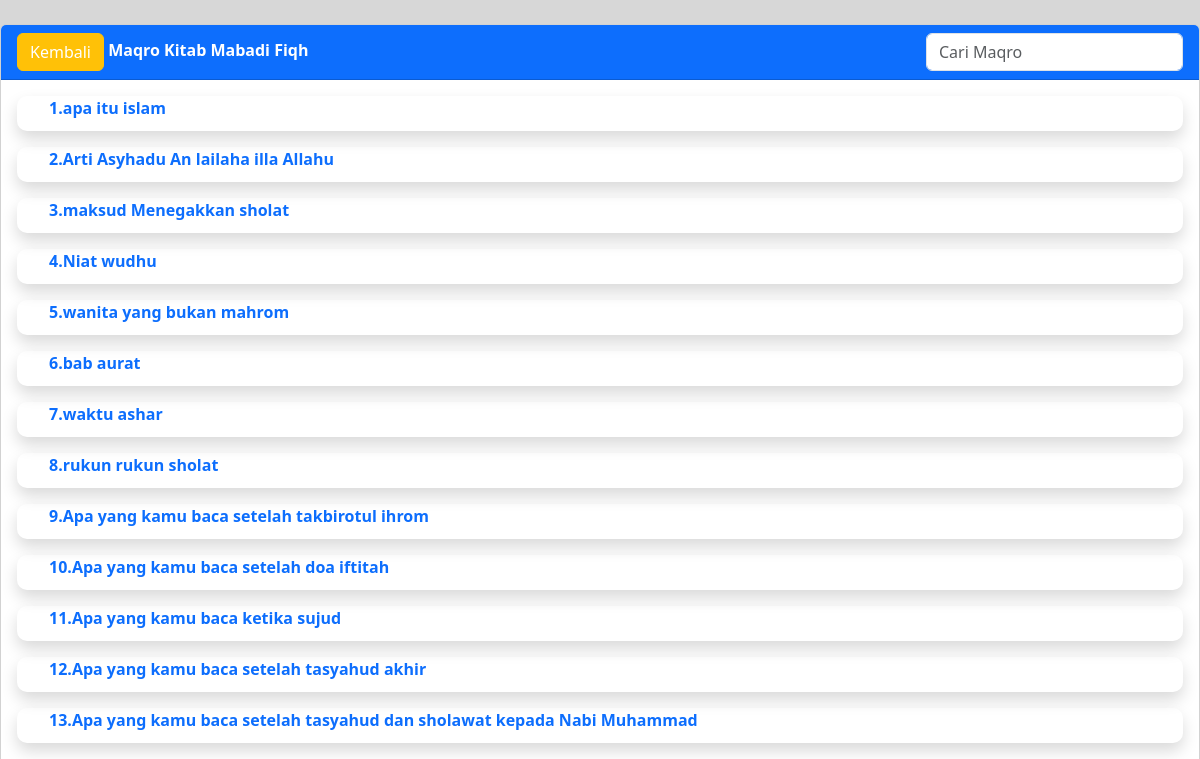
Screenshot of /kitab_ac?ertd=1 with the database file from the repository.
### tables this page shows
CREATE TABLE `ertd` (
  `id` int(11) NOT NULL,
  `bab` varchar(225) NOT NULL,
  `maqro` varchar(128) NOT NULL,
  `kitab` int(11) NOT NULL
);

### kitab_ac.php (the view, shortened to what this page needs)
<?php include 'head.php'; error_reporting(0);
		 if ($_GET['ertd'] === '1') {
				  	$kitabs = "Mabadi Fiqh";
				  	$id_kitab = 'mabadi_fiqh';
				  }elseif ($_GET['ertd'] === '2') {
				  	$kitabs = "Fathul Qorib";
				  	$id_kitab = 'qorib';
				  	$kate = "Remaja";
				  }elseif ($_GET['ertd'] === '3') {
				  	$kitabs = "Matan Jurmiyah";
				  	$id_kitab = 'jurmiyah';
				  	$kate = "Umum";
				  } ?>
<br />
<div>
	<div class="card">
		<div class="card-header bg-primary text-white">
			 <a href="./" class="btn btn-warning text-white">Kembali</a> <b>Maqro Kitab <?= $kitabs ?></b><span style="float: right;"><input type="text"  class="form-control w-100" placeholder="Cari Maqro" name="" autofocus=""u></span>
		</div>
		<div class="card-body">
			<?php
			$kiya = mysqli_query($conn, "SELECT * FROM ertd WHERE kitab = '$_GET[ertd]'");
			$i = 1;
			while ($k = mysqli_fetch_array($kiya)) {
			 if ($k['kitab'] === '1') {
				  	$id_kitab = 'mabadi_fiqh';
				  }elseif ($k['kitab'] === '2') {
				  	$kitabs = "Fathul Qorib";
				  	$id_kitab = 'qorib';
				  	$kate = "Remaja";
				  }elseif ($k['kitab'] === '3') {
				  	$kitabs = "Matan Jurmiyah";
				  	$id_kitab = 'jurmiyah';
				  	$kate = "Umum";
				  } ?>
			<a href="kitab?source=<?= $id_kitab ?>&source_id=<?= $k['kitab'] ?>&id=<?= $k['maqro'] ?>" class="link" style="text-decoration: none;"><ul class="shadow" style="border-radius: 10px;height: 35px">
				<li style="list-style: none;font-weight: bold;align-items: center;"><?= $i++ .".". $k['bab'] ?></li>
			</ul></a><?php } ?>

### head.php (shortened to what this page needs)
<!doctype html>
<html lang="en">
  <head>
<link href="assets/dist/css/bootstrap.min.css" rel="stylesheet">
    <link href="checkout.css" rel="stylesheet">
  </head>
  <body style="background-color: #d7d7d7">

### rows the page displays
ertd: bab "apa itu islam"
ertd: bab "Arti Asyhadu An lailaha illa Allahu"
ertd: bab "maksud Menegakkan sholat"
ertd: bab "Niat wudhu"
ertd: bab "wanita yang bukan mahrom"
ertd: bab "bab aurat"
ertd: bab "waktu ashar"
ertd: bab "rukun rukun sholat"
ertd: bab "Apa yang kamu baca setelah takbirotul ihrom"
ertd: bab "Apa yang kamu baca setelah doa iftitah"
ertd: bab "Apa yang kamu baca ketika sujud"
ertd: bab "Apa yang kamu baca setelah tasyahud akhir"
ertd: bab "Apa yang kamu baca setelah tasyahud dan sholawat kepada Nabi Muhammad"

### other values shown
$kitabs "Mabadi Fiqh"
